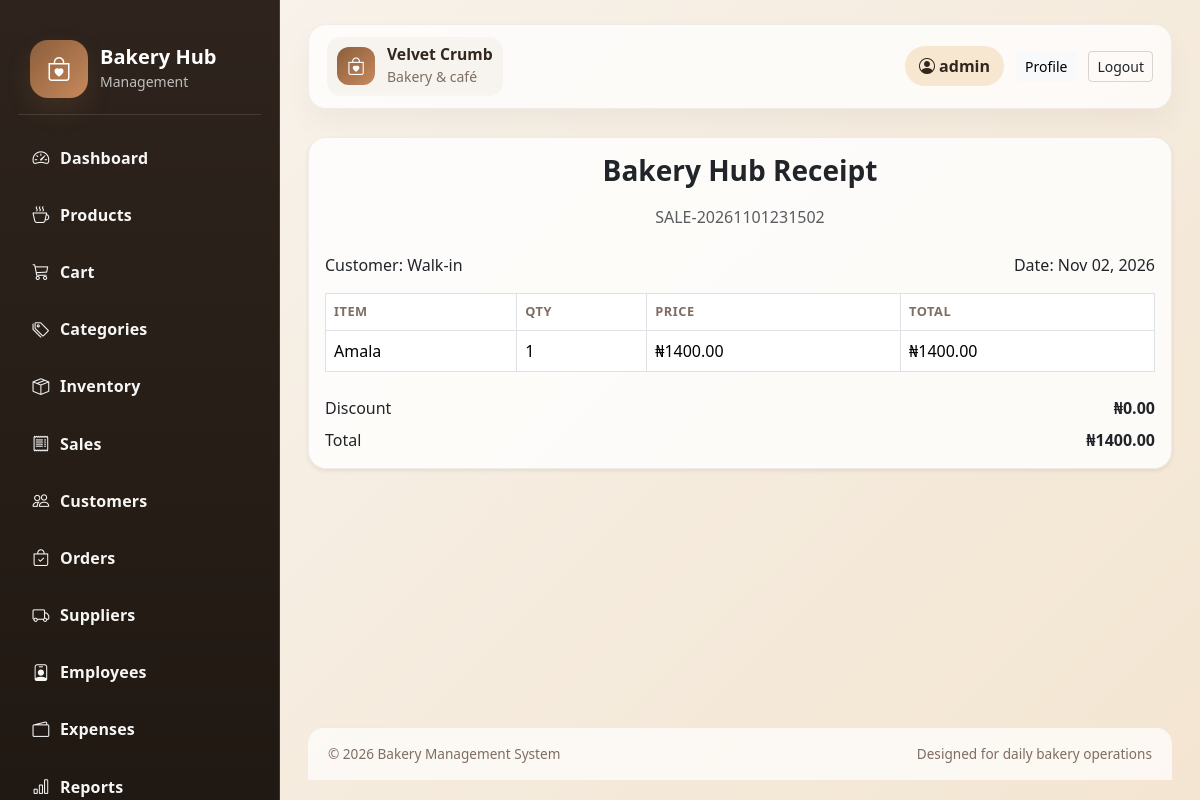
/sales/1/receipt/ (signed in), run on the app's committed database.
### sales/models.py (models this page shows, shortened)
class Sale(models.Model):
    PAYMENT_METHODS = (
        ('cash', 'Cash'),
        ('card', 'Card'),
        ('transfer', 'Transfer'),
        ('mobile', 'Mobile Money'),
    )
    STATUS_CHOICES = (
        ('completed', 'Completed'),
        ('pending', 'Pending'),
        ('cancelled', 'Cancelled'),
    )
    sale_number = models.CharField(max_length=50, unique=True)
    customer = models.ForeignKey(Customer, on_delete=models.SET_NULL, null=True, blank=True, related_name='sales')
    total_amount = models.DecimalField(max_digits=12, decimal_places=2, default=0)
    discount = models.DecimalField(max_digits=10, decimal_places=2, default=0)
    payment_method = models.CharField(max_length=20, choices=PAYMENT_METHODS, default='cash')
    status = models.CharField(max_length=20, choices=STATUS_CHOICES, default='completed')
    created_at = models.DateTimeField(auto_now_add=True)
    class Meta:
        ordering = ('-created_at',)

class SaleItem(models.Model):
    sale = models.ForeignKey(Sale, on_delete=models.CASCADE, related_name='items')
    product = models.ForeignKey(Product, on_delete=models.PROTECT)
    quantity = models.PositiveIntegerField(default=1)
    unit_price = models.DecimalField(max_digits=10, decimal_places=2, default=0)
    subtotal = models.DecimalField(max_digits=12, decimal_places=2, default=0)
    class Meta:
        ordering = ('id',)

### products/models.py (models this page shows, shortened)
class Product(models.Model):
    category = models.ForeignKey(Category, on_delete=models.CASCADE, related_name='products')
    name = models.CharField(max_length=150)
    description = models.TextField(blank=True)
    sku = models.CharField(max_length=50, unique=True, blank=True)
    purchase_price = models.DecimalField(max_digits=10, decimal_places=2, default=0)
    selling_price = models.DecimalField(max_digits=10, decimal_places=2, default=0)
    quantity = models.IntegerField(default=0)
    min_stock = models.IntegerField(default=10)
    image = models.ImageField(upload_to='products/', blank=True, null=True)
    is_active = models.BooleanField(default=True)
    created_at = models.DateTimeField(auto_now_add=True)
    class Meta:
        ordering = ('name',)

### sales/views.py (the view)
# urls.py: path('<int:pk>/receipt/', views.receipt, name='receipt'),
@login_required
def receipt(request, pk):
    sale = get_object_or_404(Sale, pk=pk)
    return render(request, 'sales/receipt.html', {'sale': sale})

### templates/sales/receipt.html (shortened to what this page needs)
{% extends 'base.html' %}
{% block content %}
<div class="card shadow-sm">
    <div class="card-body">
        <div class="text-center mb-4">
            <h3 class="page-title">Bakery Hub Receipt</h3>
            <p class="text-muted mb-0">{{ sale.sale_number }}</p>
        </div>
        <div class="row mb-3">
            <div class="col-md-6">Customer: {{ sale.customer.name|default:'Walk-in' }}</div>
            <div class="col-md-6 text-md-end">Date: {{ sale.created_at|date:'M d, Y' }}</div>
        </div>
        <table class="table table-bordered">
            <thead>
                <tr>
                    <th>Item</th>
                    <th>Qty</th>
                    <th>Price</th>
                    <th>Total</th>
                </tr>
            </thead>
            <tbody>
                {% for item in sale.items.all %}
                    <tr>
                        <td>{{ item.product.name }}</td>
                        <td>{{ item.quantity }}</td>
                        <td>₦{{ item.unit_price }}</td>
                        <td>₦{{ item.subtotal }}</td>
                    </tr>
                {% endfor %}
            </tbody>
        </table>
        <div class="d-flex justify-content-between mt-4">
            <span>Discount</span>
            <strong>₦{{ sale.discount|floatformat:2 }}</strong>
        </div>
        <div class="d-flex justify-content-between mt-2">
            <span>Total</span>
            <strong>₦{{ sale.total_amount|floatformat:2 }}</strong>
        </div>
    </div>
</div>
{% endblock %}

### templates/base.html (shortened to what this page needs)
{% load static %}
<!DOCTYPE html>
<html lang="en">
<head>
    <link href="https://cdn.jsdelivr.net/npm/bootstrap@5.3.3/dist/css/bootstrap.min.css" rel="stylesheet">
    <link href="https://cdn.jsdelivr.net/npm/bootstrap-icons@1.11.3/font/bootstrap-icons.min.css" rel="stylesheet">
    <link rel="stylesheet" href="{% static 'css/style.css' %}">
</head>
<body>
    <div class="app-shell">
        <aside class="sidebar">
            <div class="brand-box">
                <div class="brand-icon"><i class="bi bi-bag-heart"></i></div>
                <div>
                    <h5>Bakery Hub</h5>
                    <small>Management</small>
                </div>
            </div>
            <nav class="nav flex-column menu-list">
                <a class="nav-link" href="{% url 'dashboard:index' %}"><i class="bi bi-speedometer2"></i> Dashboard</a>
                <a class="nav-link" href="{% url 'product_list' %}"><i class="bi bi-cup-hot"></i> Products</a>
                <a class="nav-link" href="{% url 'cart' %}"><i class="bi bi-cart3"></i> Cart</a>
                <a class="nav-link" href="{% url 'category_list' %}"><i class="bi bi-tags"></i> Categories</a>
                <a class="nav-link" href="{% url 'inventory_list' %}"><i class="bi bi-box-seam"></i> Inventory</a>
                <a class="nav-link" href="{% url 'sales_list' %}"><i class="bi bi-receipt"></i> Sales</a>
                <a class="nav-link" href="{% url 'customer_list' %}"><i class="bi bi-people"></i> Customers</a>
                <a class="nav-link" href="{% url 'order_list' %}"><i class="bi bi-bag-check"></i> Orders</a>
                <a class="nav-link" href="{% url 'supplier_list' %}"><i class="bi bi-truck"></i> Suppliers</a>
                <a class="nav-link" href="{% url 'employee_list' %}"><i class="bi bi-person-badge"></i> Employees</a>
                <a class="nav-link" href="{% url 'expense_list' %}"><i class="bi bi-wallet2"></i> Expenses</a>
                <a class="nav-link" href="{% url 'report_dashboard' %}"><i class="bi bi-bar-chart"></i> Reports</a>
            </nav>
        </aside>
        <main class="main-content">
            <header class="topbar">
                <div class="topbar-left">
                    <div class="brand-mini">
                        <span class="brand-mini-mark"><i class="bi bi-bag-heart"></i></span>
                        <div>
                            <strong>Velvet Crumb</strong>
                            <small>Bakery & café</small>
                        </div>
                    </div>
                </div>
                <div class="topbar-right">
                    {% if user.is_authenticated %}
                        <span class="user-pill"><i class="bi bi-person-circle"></i> {{ user.get_full_name|default:user.username }}</span>
                        <a class="btn btn-light btn-sm" href="{% url 'accounts:profile' %}">Profile</a>
                        <a class="btn btn-outline-dark btn-sm" href="{% url 'accounts:logout' %}">Logout</a>
                    {% else %}
                        <a class="btn btn-bakery-secondary btn-sm" href="{% url 'accounts:register' %}">Create account</a>
                        <a class="btn btn-dark btn-sm" href="{% url 'accounts:login' %}">Login</a>
                    {% endif %}
                </div>
            </header>
            <div class="page-content">
                {% block content %}{% endblock %}
            </div>
            <footer class="app-footer">
                <div>© 2026 Bakery Management System</div>
                <div>Designed for daily bakery operations</div>
            </footer>
        </main>
    </div>
</body>
</html>

### static/css/style.css (style rules this page uses)
:root { --bg: #f7f1e8; --card: #fffdfa; --primary: #8b5e3c; --primary-soft: #c8895c; --secondary: #f1d1b5; --dark: #32261d; --muted: #7f6d63; --success: #3d8b5c; --danger: #c94d4d; --warning: #f5c76d; --border: rgba(77, 56, 42, 0.08); }
body { margin: 0; background: linear-gradient(135deg, #f8f4ee 0%, #f3e5d1 100%); color: var(--dark); font-family: 'Segoe UI', sans-serif; }
.brand-icon { display: flex; align-items: center; justify-content: center; width: 58px; height: 58px; border-radius: 18px; background: linear-gradient(135deg, var(--primary), var(--primary-soft)); color: white; font-size: 1.5rem; box-shadow: 0 12px 24px rgba(139, 94, 60, 0.2); }
.app-shell { display: flex; min-height: 100vh; width: 100%; }
.sidebar { width: 280px; background: linear-gradient(180deg, #2e241d 0%, #201812 100%); color: white; padding: 24px 18px; position: sticky; top: 0; height: 100vh; overflow-y: auto; overflow-x: hidden; border-right: 1px solid rgba(255,255,255,0.12); scrollbar-width: thin; scrollbar-color: rgba(255,255,255,0.35) transparent; }
.brand-box { display: flex; align-items: center; gap: 12px; padding: 16px 12px; margin-bottom: 18px; border-bottom: 1px solid rgba(255,255,255,0.12); }
.brand-box h5 { margin: 0; font-weight: 700; }
.brand-box small { color: rgba(255,255,255,0.7); }
.menu-list { gap: 4px; }
.menu-list .nav-link { color: #fff; border-radius: 12px; padding: 12px 14px; margin-bottom: 4px; display: flex; align-items: center; gap: 10px; transition: 0.2s ease; font-weight: 600; letter-spacing: 0.01em; opacity: 0.96; }
.menu-list .nav-link i { font-size: 1.05rem; width: 18px; text-align: center; opacity: 1; }
.main-content { flex: 1; display: flex; flex-direction: column; min-height: 100vh; padding: 24px 28px 20px; }
.topbar { display: flex; align-items: center; justify-content: space-between; margin-bottom: 28px; padding: 12px 18px; border-radius: 18px; background: rgba(255,255,255,0.75); border: 1px solid var(--border); box-shadow: 0 14px 28px rgba(21, 17, 13, 0.04); flex-shrink: 0; backdrop-filter: blur(10px); }
.topbar-left, .topbar-right { display: flex; align-items: center; gap: 12px; }
.brand-mini { display: flex; align-items: center; gap: 12px; padding: 8px 10px; border-radius: 14px; background: rgba(139, 94, 60, 0.05); }
.brand-mini-mark { width: 38px; height: 38px; display: flex; align-items: center; justify-content: center; background: linear-gradient(135deg, var(--primary), var(--primary-soft)); color: white; border-radius: 12px; font-size: 1.1rem; }
.brand-mini strong { display: block; color: var(--dark); font-size: 0.98rem; line-height: 1.2; }
.brand-mini small { color: var(--muted); }
.user-pill { background: #f8e7d0; color: var(--dark); border-radius: 999px; padding: 8px 14px; font-weight: 600; }
.page-content { display: block; flex: 1 1 auto; }
.app-footer { margin-top: 24px; padding: 16px 20px; border-top: 1px solid var(--border); background: rgba(255,255,255,0.7); border-radius: 16px 16px 0 0; display: flex; justify-content: space-between; align-items: center; gap: 12px; color: var(--muted); font-size: 0.85rem; flex-shrink: 0; }
.card { border: 1px solid var(--border); border-radius: 18px; background: rgba(255,255,255,0.8); }
.table th { font-size: 0.8rem; text-transform: uppercase; color: var(--muted); letter-spacing: 0.04em; }
.btn-outline-dark { border-color: rgba(0,0,0,0.15); }
.page-title { font-weight: 700; margin-bottom: 18px; }

### data on the page
Sale: sale_number "SALE-20261101231502", customer.name "Walk-in", created_at "Nov 02, 2026", discount "0.00", total_amount "1400.00"
SaleItem: product.name "Amala", quantity "1", unit_price "1400.00", subtotal "1400.00"

### other printed values
{{ user.get_full_name|default:user.username }} "admin"
